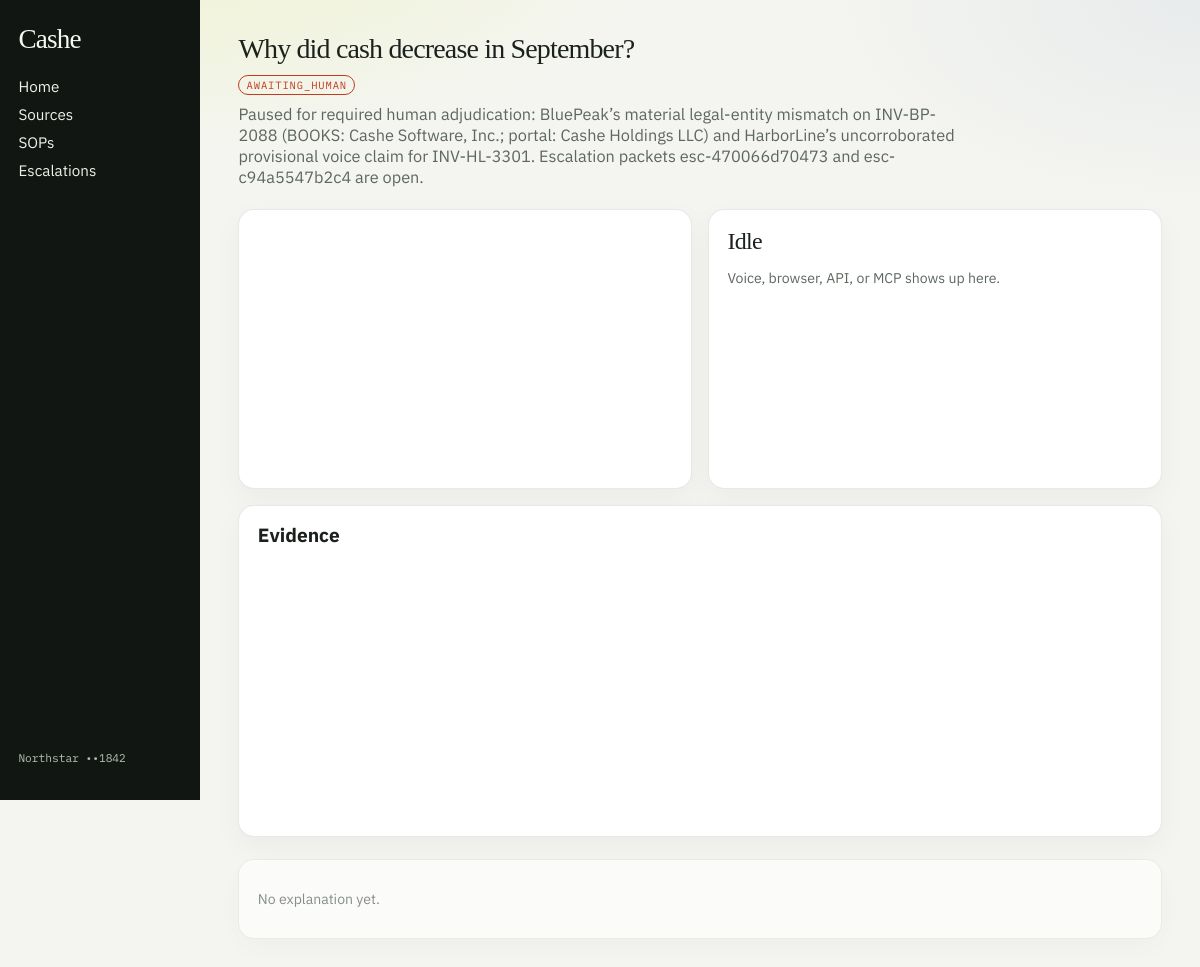
/investigations/inv-43126b38f413, run on the app's committed database.
### cashe/models.py (models this page shows)
class Base(DeclarativeBase):
    pass

class Investigation(Base):
    __tablename__ = "investigation"
    id: Mapped[str] = mapped_column(String, primary_key=True)
    question: Mapped[str] = mapped_column(Text)
    status: Mapped[str] = mapped_column(String, default="running")
    created_at: Mapped[datetime] = mapped_column(DateTime)
    updated_at: Mapped[datetime] = mapped_column(DateTime)
    completed_at: Mapped[datetime | None] = mapped_column(DateTime, nullable=True)
    explanation_id: Mapped[str | None] = mapped_column(String, nullable=True)
    pause_reason: Mapped[str] = mapped_column(Text, default="")

### cashe/main.py (the view)
@app.get("/investigations/{run_id}", response_class=HTMLResponse)
def investigation_page(request: Request, run_id: str):
    db = session()
    inv = db.get(Investigation, run_id)
    if not inv:
        db.close()
        raise HTTPException(404)
    explanation = db.get(Explanation, inv.explanation_id) if inv.explanation_id else None
    escalations = db.scalars(select(Escalation).where(Escalation.investigation_id == run_id)).all()
    db.close()
    body = json.loads(explanation.body_json) if explanation else None
    return templates.TemplateResponse(
        request,
        "investigation.html",
        {
            "inv": inv,
            "explanation": explanation,
            "body": body,
            "escalations": escalations,
        },
    )

### cashe/templates/investigation.html (shortened to what this page needs)
{% extends "base.html" %}
{% block body %}
<section class="mast compact">
  <h1>{{ inv.question }} <span id="status" class="pill {{ inv.status }}">{{ inv.status }}</span></h1>
  <p class="now-line" id="now-line">{% if inv.pause_reason %}{{ inv.pause_reason }}{% else %}Starting.{% endif %}</p>
</section>
<div class="board">
  <section class="card tape-card">
  </section>
  <section class="card channel-card" id="channel-card">
    <h2 id="channel-title">Idle</h2>
    <div id="channel-body" class="channel-body">
      <p class="muted">Voice, browser, API, or MCP shows up here.</p>
    </div>
  </section>
  <section class="card graph-card">
    <div class="graph-head">
      <h2>Evidence</h2>
    </div>
    <svg id="graph" viewBox="0 0 920 280" role="img" aria-label="Evidence graph"></svg>
  </section>
</div>
<article class="explanation {% if not body %}ghost{% endif %}" id="explanation">
  {% if body %}
  <h2>{{ body.headline }}</h2>
  <p class="narrative">{{ body.narrative }}</p>
  {% else %}
  <p class="muted">No explanation yet.</p>
  {% endif %}
</article>
{% endblock %}

### cashe/static/app.css (style rules this page uses)
:root { --ink: #1b211c; --forest: #154738; --lime: #dce64c; --paper: #f4f5f0; --card: #ffffff; --muted: #5d675f; --line: rgba(27, 33, 28, 0.1); --decline: #c23b22; --ok: #1f7a4c; --warn: #c4a035; --bank: #3a6cf0; --mcp: #154738; --api: #e07a2f; --browser: #6b4fd3; --voice: #0f8a7a; --conflict: #c23b22; --rail: #111612; }
* { box-sizing: border-box; }
html, body { margin: 0; min-height: 100%; }
body { background: radial-gradient(900px 420px at 12% -10%, rgba(220, 230, 76, 0.22), transparent 60%), radial-gradient(700px 380px at 100% 0%, rgba(180, 190, 220, 0.18), transparent 55%), var(--paper); color: var(--ink); font-family: "IBM Plex Sans", "Helvetica Neue", sans-serif; }
.mast h1, .explanation h2, .stmt h2, .source-card h2, .channel-card h2, .esc-card h2, .esc-card h3 { font-family: "Instrument Serif", Georgia, serif; font-weight: 400; letter-spacing: -0.03em; margin: 0.15rem 0 0.5rem; line-height: 1.08; }
.mast h1 { font-size: 2.4rem; max-width: 22ch; }
.mast.compact h1 { font-size: 1.75rem; max-width: 36ch; }
.lede, .now-line { max-width: 46rem; color: var(--muted); font-size: 1.02rem; }
.now-line { margin: 0.4rem 0 0; }
.caption, .muted { color: var(--muted); font-size: 0.88rem; }
.variance-band > div, .stmt, .source-card, .esc-card, .explanation, .card { background: var(--card); border: 1px solid var(--line); border-radius: 16px; padding: 1rem 1.15rem; box-shadow: 0 10px 30px rgba(27, 33, 28, 0.04); }
.board { display: grid; grid-template-columns: 1fr 1fr; grid-template-rows: auto auto; gap: 1rem; margin: 1.4rem 0; }
.tape-card { min-height: 280px; max-height: 420px; overflow: auto; }
.channel-card { min-height: 280px; }
.hil-card, .graph-card { grid-column: 1 / -1; }
.graph-head { margin-bottom: 0.2rem; }
.graph-head h2 { margin: 0; font-size: 1.2rem; }
.graph-card svg { width: 100%; height: auto; display: block; }
.pill { font-family: "IBM Plex Mono", monospace; font-size: 0.66rem; letter-spacing: 0.08em; text-transform: uppercase; border: 1px solid currentColor; border-radius: 99px; padding: 0.12rem 0.45rem; }
.pill.awaiting_human, .pill.provisional, .pill.conflicted, .pill.failed { color: var(--decline); }
.explanation { margin-top: 0.4rem; }
.explanation.ghost { opacity: 0.72; }
.channel-body { margin-top: 0.7rem; }

### data on the page
Investigation: question "Why did cash decrease in September?", status "AWAITING_HUMAN", pause_reason "Paused for required human adjudication: BluePeak’s material legal-entity mismatch on INV-BP-2088 (BOOKS: Cashe Software, Inc.; portal: Cashe Holdings LLC) and HarborLine’s uncorroborated provisional voice claim for INV-HL-3301. Escalation packets esc-470066d70473 and esc-c94a5547b2c4 are open."
